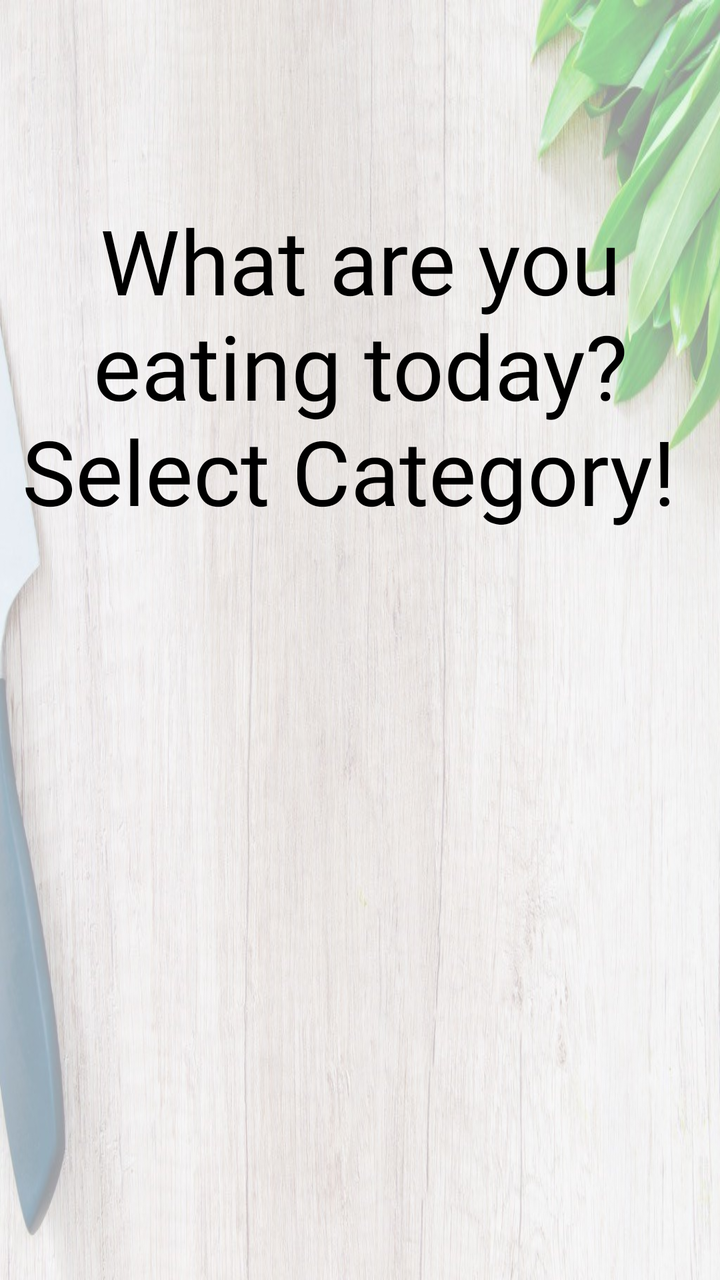
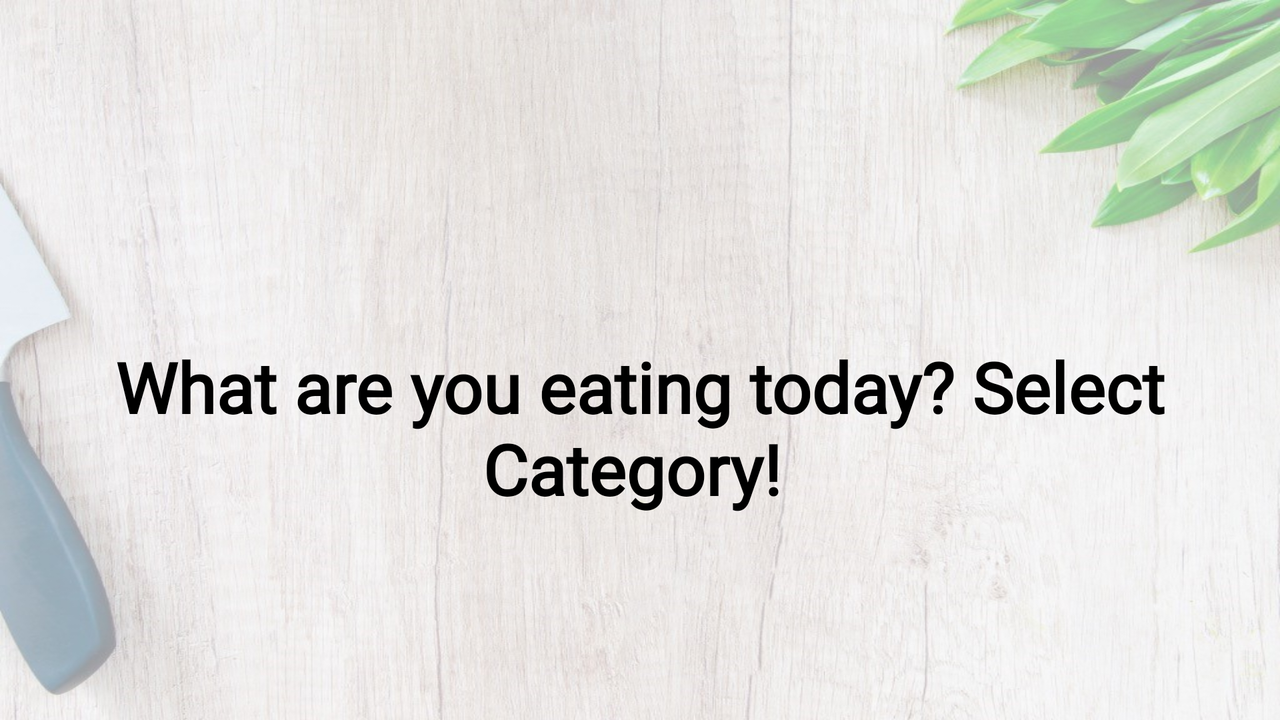

Two renders of one Android screen. The first uses the default layout on a phone; the second uses the alternative layout the repository ships for a different screen configuration, on a matching device. The two XML files are below.
<!-- AndroidManifest.xml: application theme AppTheme -->
<!-- res/layout/activity_main__menu_screen.xml -->
<?xml version="1.0" encoding="utf-8"?>
<RelativeLayout xmlns:android="http://schemas.android.com/apk/res/android"
    xmlns:app="http://schemas.android.com/apk/res-auto"
    xmlns:card_view="http://schemas.android.com/tools"
    android:orientation="vertical"
    android:layout_width="match_parent"
    android:layout_height="match_parent"
    android:background="@mipmap/tt2">




    <ImageView
        android:id="@+id/imageView"
        android:layout_width="wrap_content"
        android:layout_height="wrap_content"
        android:layout_margin="10dp"
        android:layout_marginStart="10dp"
        android:layout_marginTop="0dp"
        android:src="@mipmap/logoss"
        android:layout_marginLeft="20dp" />

    <RelativeLayout
        android:layout_width="wrap_content"
        android:layout_marginTop="100dp"
        android:id="@+id/layout"
        android:layout_height="wrap_content">

        <TextView
            android:id="@+id/textview"
            android:layout_width="match_parent"
            android:layout_height="wrap_content"
            android:gravity="center"
            android:layout_marginBottom="20dp"
            android:fontFamily="@font/arial"
            android:text="What are you eating today? Select Category! "
            android:textColor="#000000"
            android:textSize="45dp"
            android:textStyle="normal" />





        <androidx.recyclerview.widget.RecyclerView
            android:id="@+id/recyclerview"
            android:layout_below="@id/textview"
            android:layout_width="match_parent"
            android:layout_height="wrap_content"
            android:scrollbars="vertical" />

    </RelativeLayout>

</RelativeLayout>
<!-- resources referenced by this layout -->
<resources>
  <!-- mipmap tt2: jpg bitmap (mipmap-xxxhdpi, 142908 bytes) -->
  <style name="AppTheme" parent="Theme.AppCompat.Light.NoActionBar">
          
          <item name="colorPrimary">@color/colorPrimary</item>
          <item name="colorPrimaryDark">@color/colorPrimaryDark</item>
          <item name="colorAccent">@color/colorAccent</item>
      </style>
  <color name="colorPrimary">#008577</color>
  <color name="colorPrimaryDark">#00574B</color>
  <color name="colorAccent">#D81B60</color>
</resources>
<!-- res/layout-land/activity_main__menu_screen.xml (the repository's variant of the layout above) -->
<!-- drawn on the phone turned sideways -->
<?xml version="1.0" encoding="utf-8"?>
<RelativeLayout android:orientation="vertical"
    android:layout_width="match_parent"
    android:layout_height="match_parent"
    android:background="@mipmap/tt2"
    xmlns:android="http://schemas.android.com/apk/res/android"
    xmlns:app="http://schemas.android.com/apk/res-auto">






    <ImageView
        android:id="@+id/imageView"
        android:layout_width="150dp"
        android:layout_height="130dp"
        android:layout_marginStart="70dp"
        android:layout_marginTop="10dp"
        android:src="@mipmap/logoss"
        android:layout_marginLeft="20dp" />







    <com.github.angads25.toggle.LabeledSwitch
        android:id="@+id/iv_toggle"
        android:layout_width="90dp"
        android:layout_height="40dp"
        android:layout_marginTop="15dp"
        android:textSize="14sp"
        app:colorOn="#2a3895"
        app:colorBorder="#2a3895"
        app:textOn="EN"
        app:textOff="AR"
        android:layout_marginLeft="805dp" />



    <Button
        android:id="@+id/imageView4"
        android:layout_width="90dp"
        android:layout_height="40dp"
        android:layout_marginBottom="30dp"
        android:layout_marginLeft="700dp"
        android:layout_marginTop="15dp"
        android:background="@drawable/cust_border_black_radius_10_withborder"
        android:fontFamily="@font/arial"
        android:text="HOME"
        android:textSize="20dp"
        android:textAllCaps="true"
        android:textColor="#ffffff"
        android:textStyle="bold" />

    <RelativeLayout
        android:layout_width="wrap_content"
       android:layout_marginTop="170dp"
        android:id="@+id/layout"
        android:layout_height="wrap_content">

        <TextView
            android:id="@+id/textView123"
            android:layout_width="match_parent"
            android:layout_height="wrap_content"
           android:gravity="center"
            android:layout_marginBottom="20dp"
            android:fontFamily="@font/arial"
            android:text="What are you eating today? Select Category! "
            android:textColor="#000000"
            android:textSize="35dp"
            android:textStyle="bold" />



        <androidx.recyclerview.widget.RecyclerView
            android:id="@+id/recyclerview"
            android:layout_below="@id/textView123"
            android:layout_width="match_parent"
            android:paddingRight="70dp"
            android:layout_marginTop="20dp"
            android:scrollbars="none"
            android:numColumns="auto_fit"
            android:paddingLeft="70dp"
            android:layout_height="wrap_content"
            android:clipToPadding="false"
            android:paddingEnd="70dp" />

</RelativeLayout>

</RelativeLayout>
<!-- resources referenced by the variant -->
<!-- as the phone turned sideways resolves them -->
<resources>
  <!-- drawable cust_border_black_radius_10_withborder (drawable) -->
  <?xml version="1.0" encoding="utf-8"?>
  <shape n1:shape="rectangle"
    xmlns:n1="http://schemas.android.com/apk/res/android">
      <solid n1:color="#2a3895" />
      <corners n1:radius="10.0dip" />
      <stroke n1:width="2.0dip" n1:color="#2a3895" />
  </shape>
  <!-- mipmap tt2: jpg bitmap (mipmap-xxxhdpi, 142908 bytes) -->
  <style name="AppTheme" parent="Theme.AppCompat.Light.NoActionBar">
          
          <item name="colorPrimary">@color/colorPrimary</item>
          <item name="colorPrimaryDark">@color/colorPrimaryDark</item>
          <item name="colorAccent">@color/colorAccent</item>
      </style>
  <color name="colorPrimary">#008577</color>
  <color name="colorPrimaryDark">#00574B</color>
  <color name="colorAccent">#D81B60</color>
</resources>
